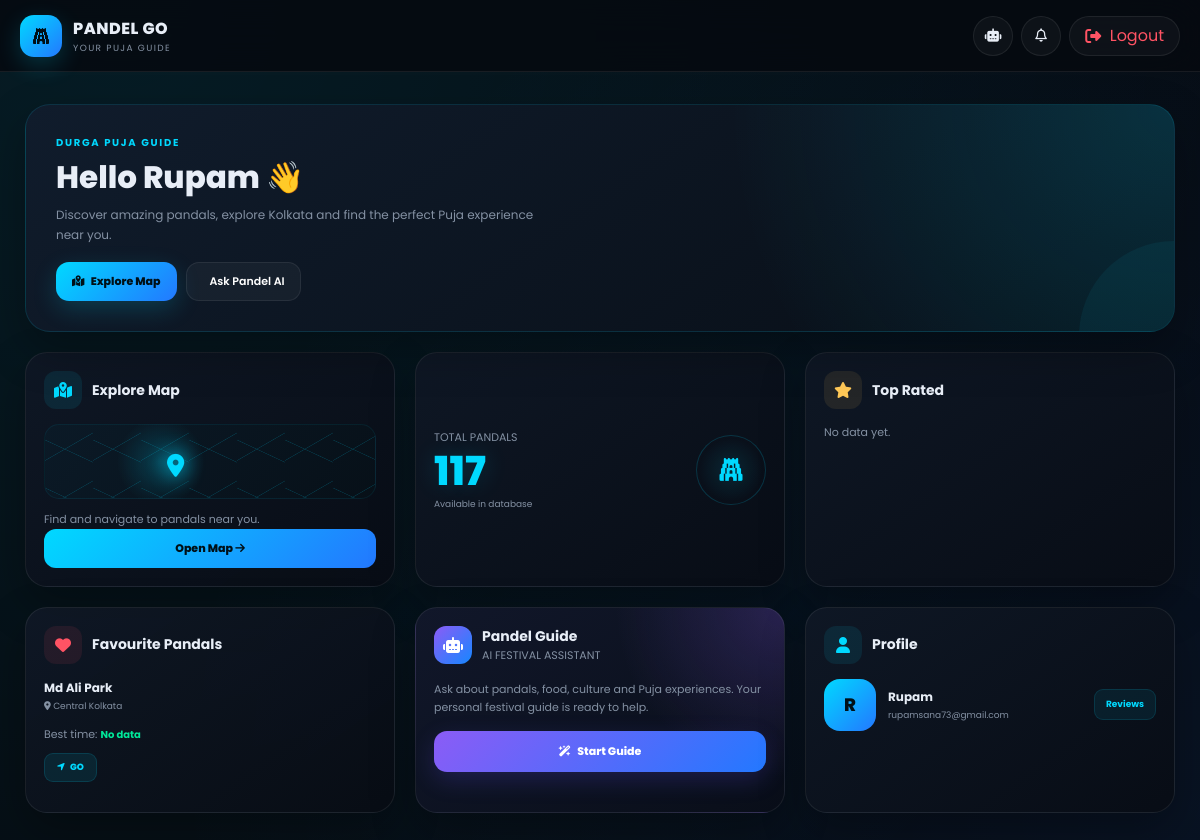
The page /dashboard/ (signed in) on the database its author committed.
### pandals/models.py (models this page shows, shortened)
class Pandal(models.Model):
    name = models.CharField(max_length=100)
    area = models.CharField(max_length=100)
    latitude = models.FloatField()
    longitude = models.FloatField()
    theme = models.CharField(max_length=100)
    rating = models.FloatField(default=0)  # cache avg rating

### pandals/views.py (the view, shortened to what this page needs)
# urls.py: path('dashboard/', views.dashboard, name='dashboard'),
@login_required(login_url='login')
def dashboard(request):
    total = Pandal.objects.count()
    top_rated = get_top_rated_pandals()
    favs = Favourite.objects.filter(user=request.user).select_related("pandal")
    fav_data = []
    for f in favs:
        fav_data.append({
            "pandal": f.pandal,
            "best_time": get_best_time(f.pandal)
        })
    top_data = []
    return render(request, 'pandals/dashboard.html', {
        'total_pandals': total,
        'top_pandals': top_data,
        'fav_data': fav_data,
        'fav_count': favs.count()
    })

### pandals/views.py (called while the page is built)
def get_best_time(pandal):
    qs = CrowdLevel.objects.filter(pandal=pandal).exclude(time_slot="Unknown")
    best = qs.values("time_slot").annotate(total=Count("time_slot")).order_by("-total").first()
    if best:
        return best["time_slot"]
    return "No data"

### pandals/templates/pandals/dashboard.html (shortened to what this page needs)
{% load static %}
<!DOCTYPE html>
<html lang="en">
<head>
    <link
        rel="stylesheet"
        href="https://cdnjs.cloudflare.com/ajax/libs/font-awesome/6.5.2/css/all.min.css"
    >
</head>
<body>
<header class="header">
    <div class="logo-area">
        <div class="logo">
            <i class="fa-solid fa-gopuram"></i>
        </div>
        <div class="logo-text">
            <strong>PANDEL GO</strong>
            <span>YOUR PUJA GUIDE</span>
        </div>
    </div>
    <div class="header-actions">
        <button
            class="icon-button"
            onclick="openGuide()"
        >
            <i class="fa-solid fa-robot"></i>
        </button>
        <button
            class="icon-button"
            onclick="openGuide()"
        >
            <i class="fa-regular fa-bell"></i>
        </button>
        <a
            href="{% url 'logout' %}"
            class="icon-button desktop-logout"
        >
            <i class="fa-solid fa-right-from-bracket"></i>
            &nbsp; Logout
        </a>
    </div>
</header>
<main class="dashboard">
    <section class="welcome">
        <div class="welcome-label">
            DURGA PUJA GUIDE
        </div>
        <h1>
            Hello {{ request.user.username }} 👋
        </h1>
        <p>
            Discover amazing pandals, explore Kolkata and
            find the perfect Puja experience near you.
        </p>
        <div class="welcome-buttons">
            <a
                href="{% url 'map' %}"
                class="primary"
            >
                <i class="fa-solid fa-map-location-dot"></i>
                &nbsp; Explore Map
            </a>
            <button
                class="secondary"
                onclick="openGuide()"
            >
                &nbsp; Ask Pandel AI
            </button>
        </div>
    </section>
    <section class="card map-card">
        <div>
            <div class="card-head">
                <div class="card-heading">
                    <div class="card-icon">
                        <i class="fa-solid fa-map-location-dot"></i>
                    </div>
                    <div class="card-title">
                        Explore Map
                    </div>
                </div>
            </div>
            <div class="map-preview">
                <div class="map-grid"></div>
                <div class="map-pin">
                    <i class="fa-solid fa-location-dot"></i>
                </div>
            </div>
            <p class="muted">
                Find and navigate to pandals near you.
            </p>
        </div>
        <a
            href="{% url 'map' %}"
            class="full-btn"
            style="text-align:center;"
        >
            Open Map
            <i class="fa-solid fa-arrow-right"></i>
        </a>
    </section>
    <section class="card total-card">
        <div>
            <div class="total-label">
                TOTAL PANDALS
            </div>
            <div
                class="total-number"
                id="total"
            >
                {{ total_pandals }}
            </div>
            <div class="total-note">
                Available in database
            </div>
        </div>
        <div class="total-icon">
            <i class="fa-solid fa-gopuram"></i>
        </div>
    </section>
    <section class="card">
        <div class="card-head">
            <div class="card-heading">
                <div
                    class="card-icon"
                    style="
                        background:rgba(255,200,87,.09);
                        color:#ffc857;
                    "
                >
                    <i class="fa-solid fa-star"></i>
                </div>
                <div class="card-title">
                    Top Rated
                </div>
            </div>
        </div>
        <div class="rating-list">
            {% for p in top_pandals %}
            <div class="rating-item">
                <div class="rank">
                    {{ forloop.counter }}
                </div>
                <div class="rating-info">
                    <div class="rating-name">
                        {{ p.name }}
                    </div>
                    <div class="rating-score">
                        ⭐ {{ p.rating }}
                    </div>
                </div>
            </div>
            {% empty %}
            <p class="muted">
                No data yet.
            </p>
            {% endfor %}
        </div>
    </section>
    <section class="card">
        <div class="card-head">
            <div class="card-heading">
                <div
                    class="card-icon"
                    style="
                        background:rgba(255,83,100,.09);
                        color:#ff5364;
                    "
                >
                    <i class="fa-solid fa-heart"></i>
                </div>
                <div class="card-title">
                    Favourite Pandals
                </div>
            </div>
        </div>
        {% if fav_data %}
        <div class="favourite-list">
            {% for f in fav_data %}
            <div class="favourite">
                <div class="favourite-name">
                    {{ f.pandal.name }}
                </div>
                <div class="favourite-area">
                    <i class="fa-solid fa-location-dot"></i>
                    {{ f.pandal.area }}
                </div>
                <div>
                    <span class="muted">
                        Best time:
                    </span>
                    <span class="best-time">
                        {{ f.best_time }}
                    </span>
                </div>
                <button
                    class="go-button"
                    onclick="
                        goToPandal(
                            '{{ f.pandal.latitude }}',
                            '{{ f.pandal.longitude }}'
                        )
                    "
                >
                    <i class="fa-solid fa-location-arrow"></i>
                    &nbsp; GO
                </button>
            </div>
            {% endfor %}
        </div>
        {% else %}
        <p class="muted">
            No favourites yet.
        </p>
        {% endif %}
    </section>
    <section class="card guide-card">
        <div class="card-head">
            <div class="card-heading">
                <div class="card-icon ai-icon">
                    <i class="fa-solid fa-robot"></i>
                </div>
                <div>
                    <div class="card-title">
                        Pandel Guide
                    </div>
                    <div class="muted">
                        AI FESTIVAL ASSISTANT
                    </div>
                </div>
            </div>
        </div>
        <p class="ai-text">
            Ask about pandals, food, culture and Puja
            experiences. Your personal festival guide
            is ready to help.
        </p>
        <button
            class="ai-button"
            onclick="openGuide()"
        >
            <i class="fa-solid fa-wand-magic-sparkles"></i>
            &nbsp; Start Guide
        </button>
    </section>
    <section class="card">
        <div class="card-head">
            <div class="card-heading">
                <div class="card-icon">
                    <i class="fa-solid fa-user"></i>
                </div>
                <div class="card-title">
                    Profile
                </div>
            </div>
        </div>
        <div class="profile">
            <div class="avatar">
                {{ request.user.username|first|upper }}
            </div>
            <div class="profile-info">
                <div class="profile-name">
                    {{ request.user.username }}
                </div>
                <div class="profile-email">
                    {{ request.user.email }}
                </div>
            </div>
            <a
                href="{% url 'my_reviews' %}"
                class="review-button"
            >
                Reviews
            </a>
        </div>
    </section>
</main>
</body>
</html>

### rows shown on the page
Pandal: pandal.name "Md Ali Park", pandal.area "Central Kolkata", best_time "No data"

### other values the page prints
{{ request.user.username }} "Rupam"
{{ total_pandals }} "117"
{{ request.user.username|first|upper }} "R"
{{ request.user.email }} "rupamsana73@gmail.com"
